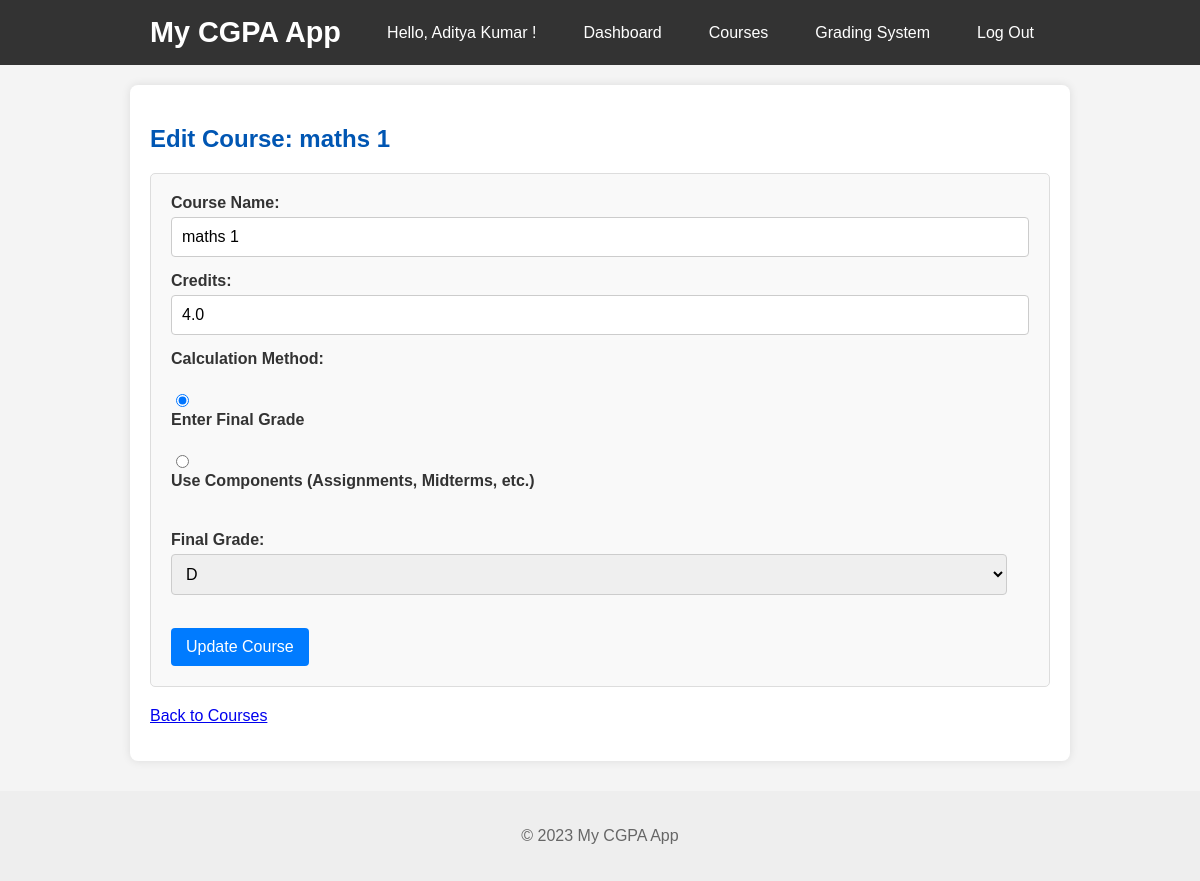
The app's page /edit_course/2 (signed in) with its own data.
### tables this page shows
CREATE TABLE users (
            id INTEGER PRIMARY KEY AUTOINCREMENT,
            username TEXT UNIQUE NOT NULL,
            password TEXT NOT NULL
        );

CREATE TABLE courses (
            id INTEGER PRIMARY KEY AUTOINCREMENT,
            user_id INTEGER NOT NULL,
            name TEXT NOT NULL,
            credits REAL NOT NULL,
            calculation_method TEXT DEFAULT 'final_grade', -- 'final_grade' or 'components'
            final_grade_letter TEXT, -- Stored if method is 'final_grade' or calculated from components
            final_grade_point REAL,  -- Stored if method is 'final_grade' or calculated from components
            FOREIGN KEY (user_id) REFERENCES users(id) ON DELETE CASCADE
        );

### app.py (the view, shortened to what this page needs)
@app.route('/edit_course/<int:course_id>', methods=('GET', 'POST'))
def edit_course(course_id):
    if g.user is None:
        return redirect(url_for('login'))
    db = get_db()
    cursor = db.cursor()
    course = cursor.execute("SELECT * FROM courses WHERE id = ? AND user_id = ?", (course_id, g.user['id'])).fetchone()
    if course is None:
        db.close()
        flash('Course not found or you do not have permission to edit it.', 'danger')
        return redirect(url_for('courses'))
    db.close() # Close DB connection for GET
    available_grades = sorted(g.grading_system.keys(), key=lambda x: g.grading_system[x], reverse=True)
    return render_template('edit_course.html', course=course, available_grades=available_grades)

### app.py (called while the page is built)
def get_user_grading_system(user_id):
    db = get_db()
    cursor = db.cursor()
    cursor.execute("SELECT grade_letter, grade_point FROM grading_systems WHERE user_id = ?", (user_id,))
    grading_system_rows = cursor.fetchall()
    db.close()
    grading_system_map = {row['grade_letter'].upper(): row['grade_point'] for row in grading_system_rows}
    return grading_system_map

@app.before_request
def load_logged_in_user():
    user_id = session.get('user_id')
    if user_id is None:
        g.user = None
        g.grading_system = {} # No grading system if not logged in
    else:
        db = get_db()
        cursor = db.cursor()
        g.user = cursor.execute("SELECT * FROM users WHERE id = ?", (user_id,)).fetchone()
        db.close()
        g.grading_system = get_user_grading_system(user_id) # Load user's grading system

@app.teardown_appcontext
def close_connection(exception):
    db = getattr(g, '_database', None)
    if db is not None:
        db.close()

### database.py (called while the page is built)
def get_db():
    conn = sqlite3.connect(DATABASE)
    conn.row_factory = sqlite3.Row # This makes rows behave like dictionaries
    return conn

### templates/edit_course.html (shortened to what this page needs)
{% extends 'base.html' %}
{% block content %}
    <h2>Edit Course: {{ course.name }}</h2>
    <form method="post">
        <label for="name">Course Name:</label>
        <input type="text" id="name" name="name" value="{{ course.name }}" required>
        <label for="credits">Credits:</label>
        <input type="number" id="credits" name="credits" step="0.5" min="0.5" value="{{ course.credits }}" required>
        <label>Calculation Method:</label><br>
        <input type="radio" id="edit_method_final_grade" name="calculation_method" value="final_grade"
               {% if course.calculation_method == 'final_grade' %}checked{% endif %}>
        <label for="edit_method_final_grade">Enter Final Grade</label><br>
        <input type="radio" id="edit_method_components" name="calculation_method" value="components"
               {% if course.calculation_method == 'components' %}checked{% endif %}>
        <label for="edit_method_components">Use Components (Assignments, Midterms, etc.)</label>
        <br><br>
        <div id="edit_final_grade_input_section">
            <label for="grade_letter">Final Grade:</label>
            <select id="grade_letter" name="grade_letter">
                {% if available_grades %}
                    {% for grade in available_grades %}
                        <option value="{{ grade }}"
                                {% if grade == course.final_grade_letter %}selected{% endif %}>
                            {{ grade }}
                        </option>
                    {% endfor %}
                {% else %}
                    <option value="">No grades defined. Please go to <a href="{{ url_for('grading_system') }}">Grading System</a> to add some!</option>
                {% endif %}
            </select>
        </div>
        <br>
        <button type="submit">Update Course</button>
    </form>
    <p><a href="{{ url_for('courses') }}">Back to Courses</a></p>
{% endblock %}

### templates/base.html (shortened to what this page needs)
<!DOCTYPE html>
<html lang="en">
<head>
    <link rel="stylesheet" href="{{ url_for('static', filename='style.css') }}">
</head>
<body>
    <header>
        <nav>
            <h1><a href="{{ url_for('index') }}">My CGPA App</a></h1>
            <ul class="nav-links">
                {% if g.user %}
                    <li><span class="nav-username">Hello, {{ g.user['username'] }}!</span></li>
                    <li><a href="{{ url_for('dashboard') }}" class="nav-item">Dashboard</a></li>
                    <li><a href="{{ url_for('courses') }}" class="nav-item">Courses</a></li>
                    <li><a href="{{ url_for('grading_system') }}" class="nav-item">Grading System</a></li>
                    <li><a href="{{ url_for('logout') }}" class="nav-item">Log Out</a></li>
                {% else %}
                    <li><a href="{{ url_for('register') }}" class="nav-item">Register</a></li>
                    <li><a href="{{ url_for('login') }}" class="nav-item">Log In</a></li>
                {% endif %}
            </ul>
        </nav>
    </header>
    <main>
        {% block content %}{% endblock %}
    </main>
    <footer>
        <p>&copy; 2023 My CGPA App</p>
    </footer>
</body>
</html>

### static/style.css (style rules this page uses)
body { font-family: Arial, sans-serif; margin: 0; padding: 0; background-color: #f4f4f4; color: #333; }
header { background-color: #333; color: #fff; padding: 1rem 0; text-align: center; }
header nav { display: flex; justify-content: space-between; align-items: center; max-width: 900px; margin: 0 auto; padding: 0 20px; }
header h1 { margin: 0; font-size: 1.8rem; }
header h1 a { color: #fff; text-decoration: none; }
header ul { list-style: none; margin: 0; padding: 0; display: flex; gap: 15px; }
header ul li a, header ul li span { color: #fff; text-decoration: none; padding: 0.5rem 1rem; border-radius: 5px; transition: background-color 0.3s ease; }
main { max-width: 900px; margin: 20px auto; padding: 20px; background-color: #fff; box-shadow: 0 0 10px rgba(0, 0, 0, 0.1); border-radius: 8px; }
footer { text-align: center; padding: 20px; margin-top: 30px; background-color: #eee; color: #666; }
h2, h3 { color: #0056b3; }
form { background-color: #f9f9f9; padding: 20px; border-radius: 5px; margin-bottom: 20px; border: 1px solid #ddd; }
form label { display: block; margin-bottom: 5px; font-weight: bold; }
form input[type="text"], form input[type="password"], form input[type="number"], form select { width: calc(100% - 22px); padding: 10px; margin-bottom: 15px; border: 1px solid #ccc; border-radius: 4px; font-size: 1rem; }
form button[type="submit"] { background-color: #007bff; color: white; padding: 10px 15px; border: none; border-radius: 4px; cursor: pointer; font-size: 1rem; transition: background-color 0.3s ease; }

### records on screen
users: user.username "Aditya Kumar"
courses: name "maths 1", credits "4.0", calculation_method "☑ Enter Final Grade", calculation_method "☐ Use Components (Assignments, M", grade_letter "D"
